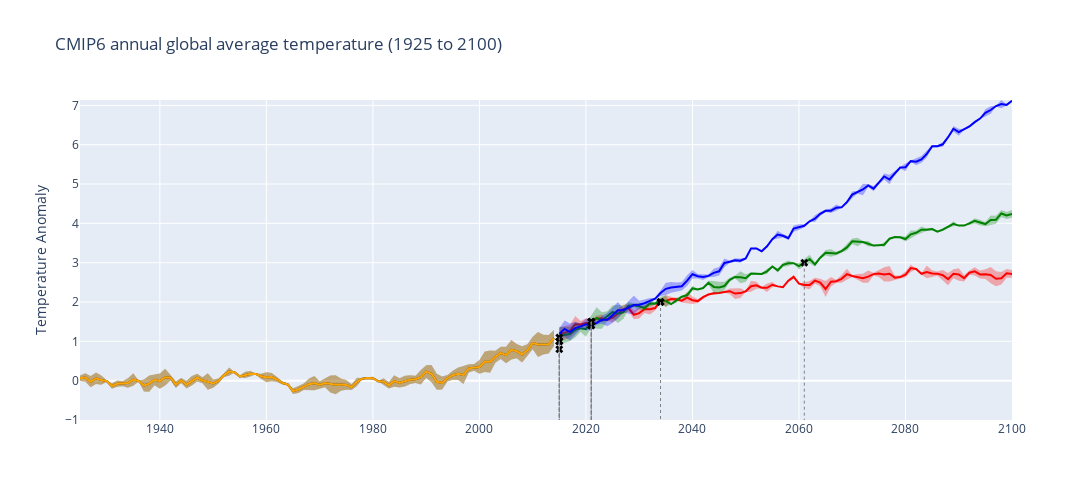

Notebook code cell kept with this figure:
### Code cell
import plotly.graph_objects as go

projections_fig = go.Figure()

y_min = -1
y_max = float(max(data_90.max(), data_50.max()).values)

colours = ['black','red','green','blue']
fill_colours = ['rgba(0,0,0,0.3)','rgba(255,0,0,0.3)','rgba(0,128,0,0.3)','rgba(0,0,255,0.3)']
for i in np.arange(len(experiments)):
    projections_fig.add_trace(go.Scatter(x=data_50.year, y=data_50[i,:], mode='lines', name=f'{data_50.experiment[i].values} 50th quantile', line=dict(color=f'{colours[i]}')))
    projections_fig.add_trace(go.Scatter(x=data_50.year, y=data_90[i,:], fill=None, mode='lines', line_color='rgba(0,0,0,0)', showlegend=False))
    projections_fig.add_trace(go.Scatter(x=data_50.year, y=data_10[i,:], fill='tonexty', mode='lines', line_color='rgba(0,0,0,0)', fillcolor=f'{fill_colours[i]}', name=f'{data_50.experiment[i].values} 10th and 90th quantile range'))

projections_fig.add_trace(go.Scatter(x=data_50.year, y=data_50[0,:], mode='lines', name='ssp119 50th quantile', line=dict(color='orange')))
projections_fig.add_trace(go.Scatter(x=data_50.year, y=data_90[0,:], fill=None, mode='lines', line_color='rgba(0,0,0,0)', showlegend=False))
projections_fig.add_trace(go.Scatter(x=data_50.year, y=data_10[0,:], fill='tonexty', mode='lines', line_color='rgba(0,0,0,0)', fillcolor='rgba(255,165,0,0.3)', name='ssp119 10th and 90th quantile range'))

projections_fig.update_layout(
    title='CMIP6 annual global average temperature (1925 to 2100)',
    xaxis_title='',
    yaxis_title='Temperature Anomaly',
    autosize=False,
    width=1200,
    height=500,
    xaxis_range=[1925,2100],
    yaxis_range=[y_min, y_max],
    yaxis2 = dict(range=[0, -10], autorange=False, showgrid=False, zeroline=False),
    showlegend=False
)

# Add a point to the plot for each tipping point
for index, row in tipping_points.iterrows():
    projections_fig.add_trace(go.Scatter(x=[row['year']], y=[row['Min']], mode='markers', 
                            marker=dict(size=7, symbol='x', color='black'), 
                            name=row['Tipping_Point'],
                            hoverinfo='none'))  
    
    # Add a vertical line
    projections_fig.add_shape(
        type="line",
        x0=row['year'], y0=row['Min'], x1=row['year'], y1=y_min,
        line=dict(color="gray", width=1, dash="dot")
    )

projections_fig.show()
#fig.write_image(f'{DATADIR}CMIP6_annual_global_tas.png')

### Figure 1 — Plotly figure (JSON) as saved in the notebook; plotly's stock layout.template omitted (floating-point values rounded to 4 significant figures; data arrays with more than 128 entries replaced by an {"elided": "..."} marker saying what was removed)
{"data": [{"line": {"color": "black"}, "mode": "lines", "name": "historical 50th quantile", "type": "scatter", "x": {"elided": "251 int values"}, "y": {"elided": "251 float values"}}, {"line": {"color": "rgba(0,0,0,0)"}, "mode": "lines", "showlegend": false, "type": "scatter", "x": {"elided": "251 int values"}, "y": {"elided": "251 float values"}}, {"fill": "tonexty", "fillcolor": "rgba(0,0,0,0.3)", "line": {"color": "rgba(0,0,0,0)"}, "mode": "lines", "name": "historical 10th and 90th quantile range", "type": "scatter", "x": {"elided": "251 int values"}, "y": {"elided": "251 float values"}}, {"line": {"color": "red"}, "mode": "lines", "name": "ssp126 50th quantile", "type": "scatter", "x": {"elided": "251 int values"}, "y": {"elided": "251 float values"}}, {"line": {"color": "rgba(0,0,0,0)"}, "mode": "lines", "showlegend": false, "type": "scatter", "x": {"elided": "251 int values"}, "y": {"elided": "251 float values"}}, {"fill": "tonexty", "fillcolor": "rgba(255,0,0,0.3)", "line": {"color": "rgba(0,0,0,0)"}, "mode": "lines", "name": "ssp126 10th and 90th quantile range", "type": "scatter", "x": {"elided": "251 int values"}, "y": {"elided": "251 float values"}}, {"line": {"color": "green"}, "mode": "lines", "name": "ssp245 50th quantile", "type": "scatter", "x": {"elided": "251 int values"}, "y": {"elided": "251 float values"}}, {"line": {"color": "rgba(0,0,0,0)"}, "mode": "lines", "showlegend": false, "type": "scatter", "x": {"elided": "251 int values"}, "y": {"elided": "251 float values"}}, {"fill": "tonexty", "fillcolor": "rgba(0,128,0,0.3)", "line": {"color": "rgba(0,0,0,0)"}, "mode": "lines", "name": "ssp245 10th and 90th quantile range", "type": "scatter", "x": {"elided": "251 int values"}, "y": {"elided": "251 float values"}}, {"line": {"color": "blue"}, "mode": "lines", "name": "ssp585 50th quantile", "type": "scatter", "x": {"elided": "251 int values"}, "y": {"elided": "251 float values"}}, {"line": {"color": "rgba(0,0,0,0)"}, "mode": "lines", "showlegend": false, "type": "scatter", "x": {"elided": "251 int values"}, "y": {"elided": "251 float values"}}, {"fill": "tonexty", "fillcolor": "rgba(0,0,255,0.3)", "line": {"color": "rgba(0,0,0,0)"}, "mode": "lines", "name": "ssp585 10th and 90th quantile range", "type": "scatter", "x": {"elided": "251 int values"}, "y": {"elided": "251 float values"}}, {"line": {"color": "orange"}, "mode": "lines", "name": "ssp119 50th quantile", "type": "scatter", "x": {"elided": "251 int values"}, "y": {"elided": "251 float values"}}, {"line": {"color": "rgba(0,0,0,0)"}, "mode": "lines", "showlegend": false, "type": "scatter", "x": {"elided": "251 int values"}, "y": {"elided": "251 float values"}}, {"fill": "tonexty", "fillcolor": "rgba(255,165,0,0.3)", "line": {"color": "rgba(0,0,0,0)"}, "mode": "lines", "name": "ssp119 10th and 90th quantile range", "type": "scatter", "x": {"elided": "251 int values"}, "y": {"elided": "251 float values"}}, {"hoverinfo": "none", "marker": {"color": "black", "size": 7, "symbol": "x"}, "mode": "markers", "name": "Boreal Permafrost Collapse", "type": "scatter", "x": [2061], "y": [3]}, {"hoverinfo": "none", "marker": {"color": "black", "size": 7, "symbol": "x"}, "mode": "markers", "name": "East Antarctic Subglacial Basins Collapse", "type": "scatter", "x": [2034], "y": [2]}, {"hoverinfo": "none", "marker": {"color": "black", "size": 7, "symbol": "x"}, "mode": "markers", "name": "Amazon Rainforest Dieback", "type": "scatter", "x": [2034], "y": [2]}, {"hoverinfo": "none", "marker": {"color": "black", "size": 7, "symbol": "x"}, "mode": "markers", "name": "Sahel and West African Monsoon Greening", "type": "scatter", "x": [2034], "y": [2]}, {"hoverinfo": "none", "marker": {"color": "black", "size": 7, "symbol": "x"}, "mode": "markers", "name": "Atlantic M.O. Circulation Collapse", "type": "scatter", "x": [2021], "y": [1.4]}, {"hoverinfo": "none", "marker": {"color": "black", "size": 7, "symbol": "x"}, "mode": "markers", "name": "Barents Sea Ice Abrupt Loss", "type": "scatter", "x": [2021], "y": [1.5]}, {"hoverinfo": "none", "marker": {"color": "black", "size": 7, "symbol": "x"}, "mode": "markers", "name": "Mountain Glaciers Loss", "type": "scatter", "x": [2021], "y": [1.5]}, {"hoverinfo": "none", "marker": {"color": "black", "size": 7, "symbol": "x"}, "mode": "markers", "name": "Boreal Forest Southern Dieback", "type": "scatter", "x": [2021], "y": [1.4]}, {"hoverinfo": "none", "marker": {"color": "black", "size": 7, "symbol": "x"}, "mode": "markers", "name": "Boreal Forest Northern Expansion", "type": "scatter", "x": [2021], "y": [1.5]}, {"hoverinfo": "none", "marker": {"color": "black", "size": 7, "symbol": "x"}, "mode": "markers", "name": "Greenland Ice Sheet Collapse", "type": "scatter", "x": [2015], "y": [0.8]}, {"hoverinfo": "none", "marker": {"color": "black", "size": 7, "symbol": "x"}, "mode": "markers", "name": "West Antarctic Ice Sheet Collapse", "type": "scatter", "x": [2015], "y": [1]}, {"hoverinfo": "none", "marker": {"color": "black", "size": 7, "symbol": "x"}, "mode": "markers", "name": "Low-latitude Coral Reefs Die-off", "type": "scatter", "x": [2015], "y": [1]}, {"hoverinfo": "none", "marker": {"color": "black", "size": 7, "symbol": "x"}, "mode": "markers", "name": "Boreal Permafrost Abrupt Thaw", "type": "scatter", "x": [2015], "y": [1]}, {"hoverinfo": "none", "marker": {"color": "black", "size": 7, "symbol": "x"}, "mode": "markers", "name": "Labrador-Irminger Seas / SPG Convection Collapse", "type": "scatter", "x": [2015], "y": [1.1]}], "layout": {"autosize": false, "height": 500, "shapes": [{"line": {"color": "gray", "dash": "dot", "width": 1}, "type": "line", "x0": 2061, "x1": 2061, "y0": 3, "y1": -1}, {"line": {"color": "gray", "dash": "dot", "width": 1}, "type": "line", "x0": 2034, "x1": 2034, "y0": 2, "y1": -1}, {"line": {"color": "gray", "dash": "dot", "width": 1}, "type": "line", "x0": 2034, "x1": 2034, "y0": 2, "y1": -1}, {"line": {"color": "gray", "dash": "dot", "width": 1}, "type": "line", "x0": 2034, "x1": 2034, "y0": 2, "y1": -1}, {"line": {"color": "gray", "dash": "dot", "width": 1}, "type": "line", "x0": 2021, "x1": 2021, "y0": 1.4, "y1": -1}, {"line": {"color": "gray", "dash": "dot", "width": 1}, "type": "line", "x0": 2021, "x1": 2021, "y0": 1.5, "y1": -1}, {"line": {"color": "gray", "dash": "dot", "width": 1}, "type": "line", "x0": 2021, "x1": 2021, "y0": 1.5, "y1": -1}, {"line": {"color": "gray", "dash": "dot", "width": 1}, "type": "line", "x0": 2021, "x1": 2021, "y0": 1.4, "y1": -1}, {"line": {"color": "gray", "dash": "dot", "width": 1}, "type": "line", "x0": 2021, "x1": 2021, "y0": 1.5, "y1": -1}, {"line": {"color": "gray", "dash": "dot", "width": 1}, "type": "line", "x0": 2015, "x1": 2015, "y0": 0.8, "y1": -1}, {"line": {"color": "gray", "dash": "dot", "width": 1}, "type": "line", "x0": 2015, "x1": 2015, "y0": 1, "y1": -1}, {"line": {"color": "gray", "dash": "dot", "width": 1}, "type": "line", "x0": 2015, "x1": 2015, "y0": 1, "y1": -1}, {"line": {"color": "gray", "dash": "dot", "width": 1}, "type": "line", "x0": 2015, "x1": 2015, "y0": 1, "y1": -1}, {"line": {"color": "gray", "dash": "dot", "width": 1}, "type": "line", "x0": 2015, "x1": 2015, "y0": 1.1, "y1": -1}], "showlegend": false, "title": {"text": "CMIP6 annual global average temperature (1925 to 2100)"}, "width": 1200, "xaxis": {"range": [1925, 2100], "title": {"text": ""}}, "yaxis": {"range": [-1, 7.136], "title": {"text": "Temperature Anomaly"}}, "yaxis2": {"autorange": false, "range": [0, -10], "showgrid": false, "zeroline": false}}}
